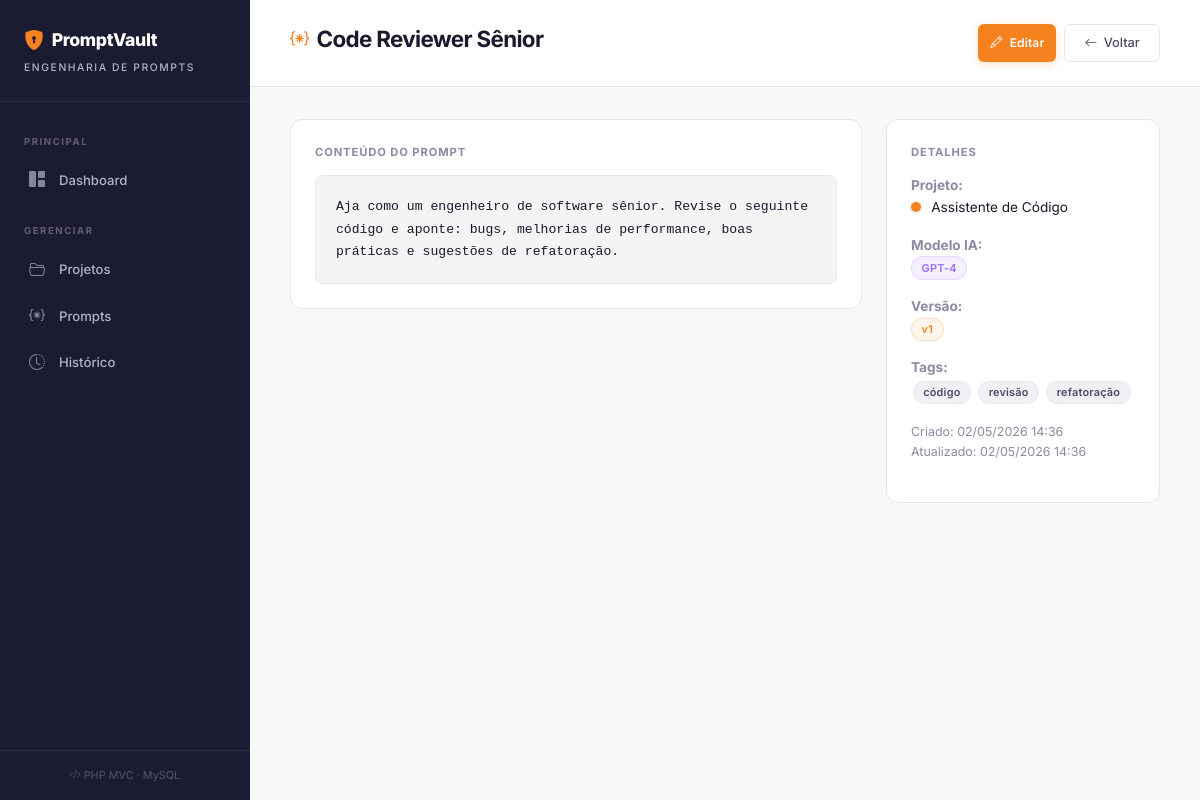
The page /index.php?url=prompts/ver/1 on the database its author committed.
### tables this page shows
CREATE TABLE IF NOT EXISTS prompts (
    id INT AUTO_INCREMENT PRIMARY KEY,
    projeto_id INT NOT NULL,
    titulo VARCHAR(200) NOT NULL,
    conteudo TEXT NOT NULL,
    modelo_ia VARCHAR(50) DEFAULT 'GPT-4',
    tags VARCHAR(255),
    versao INT DEFAULT 1,
    criado_em DATETIME DEFAULT CURRENT_TIMESTAMP,
    atualizado_em DATETIME DEFAULT CURRENT_TIMESTAMP ON UPDATE CURRENT_TIMESTAMP,
    FOREIGN KEY (projeto_id) REFERENCES projetos(id) ON DELETE CASCADE
);

CREATE TABLE IF NOT EXISTS projetos (
    id INT AUTO_INCREMENT PRIMARY KEY,
    nome VARCHAR(150) NOT NULL,
    descricao TEXT,
    cor VARCHAR(7) DEFAULT '#f48120',
    criado_em DATETIME DEFAULT CURRENT_TIMESTAMP,
    atualizado_em DATETIME DEFAULT CURRENT_TIMESTAMP ON UPDATE CURRENT_TIMESTAMP
);

### app/controllers/PromptsController.php (called while the page is built, shortened)
<?php
class PromptsController extends BaseController
{
    private Prompt $model;
    public function __construct()
    {
        $this->model = new Prompt();
    }
    public function ver($id = null): void
    {
        $prompt = $this->model->findByIdWithProjeto((int) $id);
        $historicoModel = new HistoricoVersao();
        $data = [
            'pageTitle' => $prompt['titulo'],
            'prompt'    => $prompt,
            'historico' => $historicoModel->findByPrompt((int) $id),
            'flash'     => $this->getFlash(),
        ];
        $this->view('prompts/ver', $data);
    }
}

### config/db.php (called while the page is built, shortened)
<?php
function getConnection(): PDO
{
    $dsn = "mysql:host=" . DB_HOST . ";dbname=" . DB_NAME . ";charset=" . DB_CHARSET;
    $options = [
        PDO::ATTR_ERRMODE            => PDO::ERRMODE_EXCEPTION,
        PDO::ATTR_DEFAULT_FETCH_MODE => PDO::FETCH_ASSOC,
        PDO::ATTR_EMULATE_PREPARES   => false,
    ];
    try {
        return new PDO($dsn, DB_USER, DB_PASS, $options);
    } catch (PDOException $e) {
        die('<div style="background:#1a1a2e;color:#ff6b6b;padding:2rem;font-family:monospace;border-radius:12px;margin:2rem;">
            <h2>⚠️ Erro de Conexão com o Banco de Dados</h2>
            <p>' . $e->getMessage() . '</p>
            <p style="color:#aaa;">Verifique se o MySQL está rodando e se o banco <code>cofre_prompts</code> foi criado.</p>
        </div>');
    }
}

### app/models/BaseModel.php (called while the page is built, shortened)
<?php
class BaseModel
{
    public function __construct()
    {
        $this->db = getConnection();
    }
}

### app/models/Prompt.php (called while the page is built, shortened)
<?php
class Prompt extends BaseModel
{
    public function findByIdWithProjeto(int $id): ?array
    {
        $sql = "SELECT pr.*, p.nome as projeto_nome
                FROM prompts pr
                INNER JOIN projetos p ON pr.projeto_id = p.id
                WHERE pr.id = :id";
        $stmt = $this->db->prepare($sql);
        $stmt->execute(['id' => $id]);
        $result = $stmt->fetch();
        return $result ?: null;
    }
}

### app/views/prompts/ver.php (the view, shortened to what this page needs)
<?php require_once 'app/views/layout/header.php'; ?>
<div class="top-bar">
    <h1><i class="bi bi-braces-asterisk"></i> <?= htmlspecialchars($prompt['titulo']) ?></h1>
    <div class="d-flex gap-2">
        <a href="<?= BASE_URL ?>index.php?url=prompts/editar/<?= $prompt['id'] ?>" class="btn-cf btn-sm"><i class="bi bi-pencil"></i> Editar</a>
        <a href="<?= BASE_URL ?>index.php?url=prompts" class="btn-outline"><i class="bi bi-arrow-left"></i> Voltar</a>
    </div>
</div>
<div class="content-wrap">
<div class="row g-4">
    <div class="col-md-8">
        <div class="cf-card">
            <div class="detail-label">Conteúdo do Prompt</div>
            <div class="detail-code"><?= htmlspecialchars($prompt['conteudo']) ?></div>
        </div>
    </div>
    <div class="col-md-4">
        <div class="cf-card mb-3">
            <div class="detail-label">Detalhes</div>
            <div style="font-size: 0.85rem;">
                <p><strong style="color: var(--text-muted);">Projeto:</strong><br>
                    <span class="color-dot" style="background: <?= htmlspecialchars($prompt['projeto_cor'] ?? '#f6821f') ?>;"></span>
                    <?= htmlspecialchars($prompt['projeto_nome']) ?>
                </p>
                <p><strong style="color: var(--text-muted);">Modelo IA:</strong><br>
                    <span class="badge-cf badge-model"><?= htmlspecialchars($prompt['modelo_ia']) ?></span>
                </p>
                <p><strong style="color: var(--text-muted);">Versão:</strong><br>
                    <span class="badge-cf badge-version">v<?= $prompt['versao'] ?></span>
                </p>
                <p><strong style="color: var(--text-muted);">Tags:</strong><br>
                    <?php foreach (explode(',', $prompt['tags'] ?? '') as $tag): ?>
                        <?php if (trim($tag)): ?><span class="badge-cf badge-tag"><?= htmlspecialchars(trim($tag)) ?></span><?php endif; ?>
                    <?php endforeach; ?>
                </p>
                <p style="color: var(--text-muted); font-size: 0.78rem;">Criado: <?= date('d/m/Y H:i', strtotime($prompt['criado_em'])) ?><br>Atualizado: <?= date('d/m/Y H:i', strtotime($prompt['atualizado_em'])) ?></p>
            </div>
        </div>
    </div>
</div>
</div>
<?php require_once 'app/views/layout/footer.php'; ?>

### public/css/style.css (style rules this page uses)
:root { --bg-page: #f8f8f8; --bg-sidebar: #1b1b32; --bg-sidebar-hover: rgba(255,255,255,0.06); --bg-sidebar-active: rgba(246,130,31,0.12); --bg-card: #ffffff; --bg-input: #ffffff; --bg-code: #f4f4f4; --bg-topbar: #ffffff; --cf-orange: #f6821f; --cf-orange-hover: #e0740f; --cf-orange-light: rgba(246,130,31,0.08); --cf-orange-glow: rgba(246,130,31,0.18); --cf-red: #d63d3d; --cf-red-light: rgba(214,61,61,0.08); --cf-green: #1ea672; --cf-green-light: rgba(30,166,114,0.08); --cf-blue: #4693e4; --cf-blue-light: rgba(70,147,228,0.08); --cf-purple: #9b6dff; --cf-purple-light: rgba(155,109,255,0.10); --text-primary: #1a1a2e; --text-secondary: #4a4a68; --text-muted: #8b8ba3; --text-white: #ffffff; --text-sidebar: #b3b3cc; --text-sidebar-active: #f6821f; --border-color: #e6e6eb; --border-light: #f0f0f5; --border-focus: #f6821f; --shadow-sm: 0 1px 3px rgba(0,0,0,0.06); --shadow-md: 0 4px 12px rgba(0,0,0,0.08); --shadow-lg: 0 8px 30px rgba(0,0,0,0.10); --shadow-card-hover: 0 8px 24px rgba(0,0,0,0.12); --shadow-btn: 0 2px 8px rgba(246,130,31,0.25); --shadow-btn-hover: 0 4px 16px rgba(246,130,31,0.35); --radius: 8px; --radius-sm: 6px; --radius-lg: 12px; --radius-pill: 100px; --transition: all 0.25s cubic-bezier(0.4,0,0.2,1); --transition-fast: all 0.15s ease; }
*, *::before, *::after { margin: 0; padding: 0; box-sizing: border-box; }
body { font-family: 'Inter', -apple-system, BlinkMacSystemFont, 'Segoe UI', Roboto, sans-serif; background-color: var(--bg-page); color: var(--text-primary); min-height: 100vh; overflow-x: hidden; -webkit-font-smoothing: antialiased; -moz-osx-font-smoothing: grayscale; font-size: 14px; line-height: 1.6; }
.top-bar { display: flex; justify-content: space-between; align-items: center; padding: 1.5rem 2.5rem; background: var(--bg-topbar); border-bottom: 1px solid var(--border-color); position: sticky; top: 0; z-index: 100; }
.top-bar h1 { font-size: 1.4rem; font-weight: 700; color: var(--text-primary); letter-spacing: -0.03em; display: flex; align-items: center; gap: 0.5rem; }
.top-bar h1 i { color: var(--cf-orange); font-size: 1.2rem; }
.content-wrap { padding: 2rem 2.5rem; }
.btn-cf { background: var(--cf-orange); color: var(--text-white); border: none; padding: 0.55rem 1.4rem; border-radius: var(--radius-sm); font-weight: 600; font-size: 0.82rem; cursor: pointer; transition: var(--transition); text-decoration: none; display: inline-flex; align-items: center; gap: 0.45rem; box-shadow: var(--shadow-btn); letter-spacing: 0.01em; line-height: 1.4; white-space: nowrap; }
.btn-outline { background: transparent; color: var(--text-secondary); border: 1px solid var(--border-color); padding: 0.5rem 1.2rem; border-radius: var(--radius-sm); font-weight: 500; font-size: 0.8rem; cursor: pointer; transition: var(--transition); text-decoration: none; display: inline-flex; align-items: center; gap: 0.4rem; white-space: nowrap; }
.btn-sm { padding: 0.35rem 0.75rem; font-size: 0.75rem; }
.cf-card { background: var(--bg-card); border: 1px solid var(--border-color); border-radius: var(--radius-lg); padding: 1.5rem; transition: var(--transition); position: relative; }
.badge-cf { display: inline-block; padding: 0.2rem 0.6rem; border-radius: var(--radius-pill); font-size: 0.68rem; font-weight: 600; letter-spacing: 0.02em; line-height: 1.4; }
.badge-model { background: var(--cf-purple-light); color: var(--cf-purple); border: 1px solid rgba(155,109,255,0.2); }
.badge-version { background: var(--cf-orange-light); color: var(--cf-orange); border: 1px solid rgba(246,130,31,0.2); }
.badge-tag { background: #f0f0f5; color: var(--text-secondary); border: 1px solid var(--border-color); margin: 0.1rem; }
.color-dot { display: inline-block; width: 10px; height: 10px; border-radius: 50%; margin-right: 0.4rem; box-shadow: 0 0 0 2px rgba(0,0,0,0.06); }
.detail-label { color: var(--text-muted); font-size: 0.7rem; text-transform: uppercase; letter-spacing: 0.08em; font-weight: 700; margin-bottom: 0.8rem; }
.detail-code { background: var(--bg-code); border: 1px solid var(--border-color); border-radius: var(--radius); padding: 1.25rem; font-family: 'JetBrains Mono', 'Fira Code', monospace; font-size: 0.82rem; line-height: 1.7; white-space: pre-wrap; color: var(--text-primary); }

### rows shown on the page
prompts: titulo "Code Reviewer Sênior", conteudo "Aja como um engenheiro de software sênior. Revise o seguinte código e aponte: bugs, melhorias de performance, boas práticas e sugestões de refatoração.", projeto.nome "Assistente de Código", modelo_ia "GPT-4", versao "1", tags "código", tags "revisão", tags "refatoração", criado_em "02/05/2026 14:36", atualizado_em "02/05/2026 14:36"
